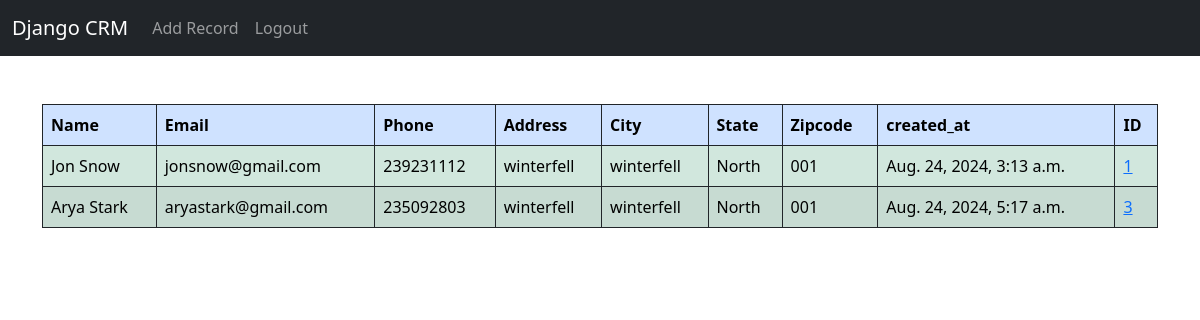
The app's page / (signed in) with its own data.
### dcrm/models.py (models this page shows, shortened)
class Record(models.Model):
    created_at = models.DateTimeField(auto_now_add = True)
    first_name = models.CharField(max_length=50)
    last_name=  models.CharField(max_length=50)
    email =  models.CharField(max_length=100)
    phone = models.CharField(max_length=50)
    address =   models.CharField(max_length=100)
    city =  models.CharField(max_length=50)
    state = models.CharField(max_length=50)
    zipcode = models.CharField(max_length=20)

### dcrm/views.py (the view)
# urls.py: 2. Add a URL to urlpatterns:  path('', views.home, name='home')
def home(request):
    records = Record.objects.all()
    if request.method =='POST':
        username = request.POST['username']
        password = request.POST['password']
        user = authenticate(request, username = username , password = password)
        if user is not None:
            login(request, user)
            messages.success(request, 'You have been logged In')
            return redirect('home')
        else:
            messages.success(request,'There was an error')
            return redirect('home')
    else:
        return render(request, 'home.html', {'records': records})

### dcrm/templates/home.html (shortened to what this page needs)
{% extends 'base.html' %}
{% block content %}
    {% if user.is_authenticated %}
    <table class="table table-success table-striped table-hover table-bordered border-dark">
        <thead class="table-primary border-dark">
          <tr>
            <th scope="col">Name</th>
            <th scope="col">Email</th>
            <th scope="col">Phone</th>
            <th scope="col">Address</th>
            <th scope="col">City</th>
            <th scope="col">State</th>
            <th scope="col">Zipcode</th>
            <th scope="col">created_at</th>
            <th scope="col">ID</th>
          </tr>
        </thead>
        <tbody>
          <tr>
    {% if records %}
    {% for record in records %}
        <tr>
            <td>{{ record.first_name }}
                {{record.last_name}}</td>
            <td>{{ record.email }}</td>
            <td>{{ record.phone }}</td>
            <td>{{ record.address }}</td>
            <td>{{ record.city }}</td>
            <td>{{ record.state }}</td>
            <td>{{ record.zipcode }}</td>
            <td>{{ record.created_at }}</td>
            <td><a href="{% url 'record' record.id %}">{{ record.id }}</a></td>
        </tr>
    {% endfor %}
{% endif %}
    </tbody>
  </table>
    {% endif %}
{% endblock %}

### dcrm/templates/base.html (shortened to what this page needs)
<!doctype html>
<html lang="en">
  <head>
    <link href="https://cdn.jsdelivr.net/npm/bootstrap@5.3.3/dist/css/bootstrap.min.css" rel="stylesheet">
  </head>
  <body>
    {% include 'navbar.html' %}
    <div class="container">
        <br>
        <br>
        {% block content %}
        {% endblock %}
    </div>
  </body>
</html>

### dcrm/templates/navbar.html (shortened to what this page needs)
<nav class="navbar navbar-expand-lg navbar-dark bg-dark">
    <div class="container-fluid">
      <a class="navbar-brand" href="{% url 'home' %}">Django CRM</a>
      <div class="collapse navbar-collapse" id="navbarScroll">
        <ul class="navbar-nav me-auto my-2 my-lg-0 navbar-nav-scroll" style="--bs-scroll-height: 100px;">
            {% if user.is_authenticated %}
            <li class="nav-item">
              <a class="nav-link" href="{% url 'add_record' %}">Add Record</a>
          </li>
            <li class="nav-item">
                <a class="nav-link" href="{% url 'logout' %}">Logout</a>
            </li>
            {% endif %}
        </ul>
      </div>
    </div>
  </nav>

### records on screen
Record: first_name "Jon", last_name "Snow", email "jonsnow@gmail.com", phone "239231112", address "winterfell", city "winterfell", state "North", zipcode "001", created_at "Aug. 24, 2024, 3:13 a.m.", id "1"
Record: first_name "Arya", last_name "Stark", email "aryastark@gmail.com", phone "235092803", address "winterfell", city "winterfell", state "North", zipcode "001", created_at "Aug. 24, 2024, 5:17 a.m.", id "3"
